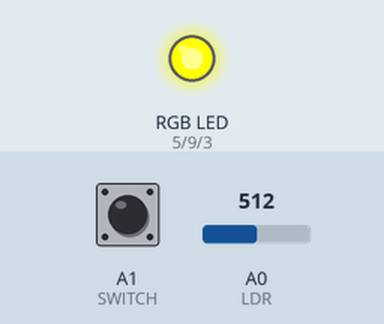
A sketch run on a simulated Arduino Uno, built with avr-gcc and run on an emulated ATmega328P. On the bench: an RGB LED mixed from three pins (HIGH = lit). Inputs (shaded band) come from the test bench; at power-on: A0 (LDR) = 512, A1 (SWITCH) LOW. Dim RGB values are drawn brighter than linear.

Above: at 12.0 s.
12.8 s: A0 (LDR) set to 526
At 25.5 s:
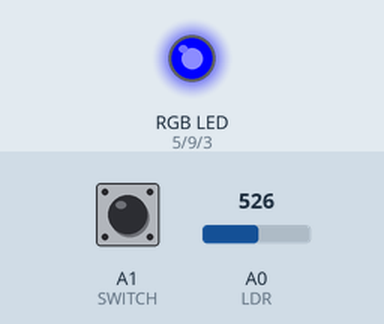
26.6 s: A0 (LDR) set to 511
At 35.3 s:
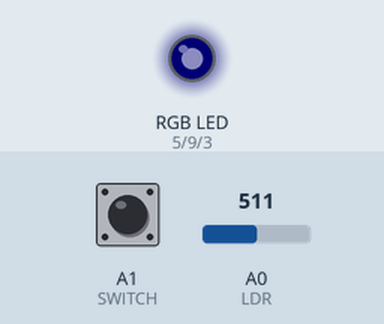
35.5 s: A0 (LDR) set to 716
At 43.5 s:
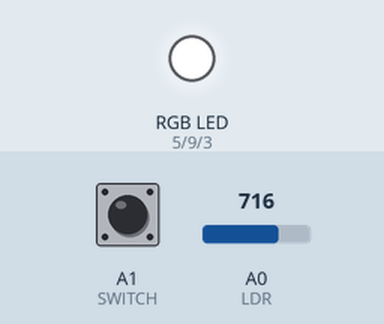
Timing chart, 0 to 50.4 s (numbered marks = the images above; inputs shaded):
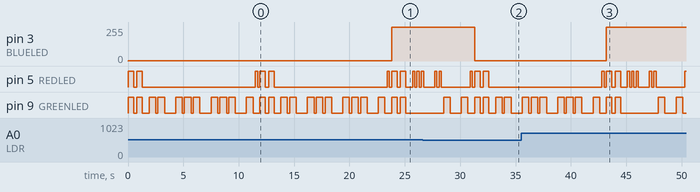

The sketch:

MorseCodeAssignment.ino
```cpp
const int DOT= 1;
const int DASH = 2;
const int SPACE = 3;
const int DAYBRIGHTNESS = 255;
const int NIGHTBRIGHTNESS = 1;
const int ECLIPSEBRIGHTNESS = 50;

// arrays with words in morse code
int sun[] = {1, 1, 1, 3, 1, 1, 2, 3, 2, 1};
int moon[] = {2, 2, 3, 2, 2, 2, 3, 2, 2, 2, 3, 2, 1};
int eclipse[] = {1, 3, 2, 1, 2, 1, 3, 1, 2, 1, 1, 3, 1, 1, 3, 1, 2, 2, 1, 3, 1, 1, 1, 3, 1};

const int BLUELED = 3;
const int REDLED = 5;
const int GREENLED = 9;


const int LDR = A0;
const int SWITCH = A1;

int delay1 = 200;
int delay2 = delay1*3;

void setup() {
  // put your setup code here, to run once:

  pinMode(REDLED, OUTPUT);
  pinMode(BLUELED, OUTPUT);
  pinMode(GREENLED, OUTPUT);
}

void loop() {
  // put your main code here, to run repeatedly:
  int sensorValue = analogRead(LDR);

  if (digitalRead(SWITCH) == HIGH){
    analogWrite(BLUELED, ECLIPSEBRIGHTNESS); // Make LED in between bright and dim
    flash(eclipse, 25);
  }
  else
    if(sensorValue>512){
      analogWrite(BLUELED, DAYBRIGHTNESS); // Make LED bright
      flash(sun, 10);
    }
    else{
      analogWrite(BLUELED, NIGHTBRIGHTNESS); // Make LED dim
      flash(moon, 13);
    }

}

void flash(int morseCode[], int len){
  // Signal that code is starting by flashing twice
  for (int i = 0; i< 2; i++){
    digitalWrite(GREENLED, HIGH);
    digitalWrite(REDLED, HIGH);
    delay(500);
    digitalWrite(GREENLED, LOW);
    digitalWrite(REDLED, LOW);
    delay(300);
  }
  delay(300);

  //flash the morse code depending the array element
  for (int i = 0; i < len; i++){

    if(morseCode[i] == DOT){
      digitalWrite(REDLED, HIGH);
      delay(delay1);
      digitalWrite(REDLED, LOW);
    }
    else if (morseCode[i] == DASH){
      digitalWrite(GREENLED, HIGH);
      delay(delay2);
      digitalWrite(GREENLED, LOW);
    }
    else if (morseCode[i] == SPACE){
      delay(delay2);
    }
    delay(delay1);

  }

}
```

Measured:
- the behaviour switches between 512 and 513 on A0 (LDR) (found by bisection; images 0 and 1)
- after the input at 12.8 s, pin 3 (BLUELED): 1/255 → 255/255 after 11.0 s
- after the input at 26.6 s, pin 3 (BLUELED): 255/255 → 1/255 after 4.7 s
- after the input at 35.5 s, pin 3 (BLUELED): 1/255 → 255/255 after 7.7 s
